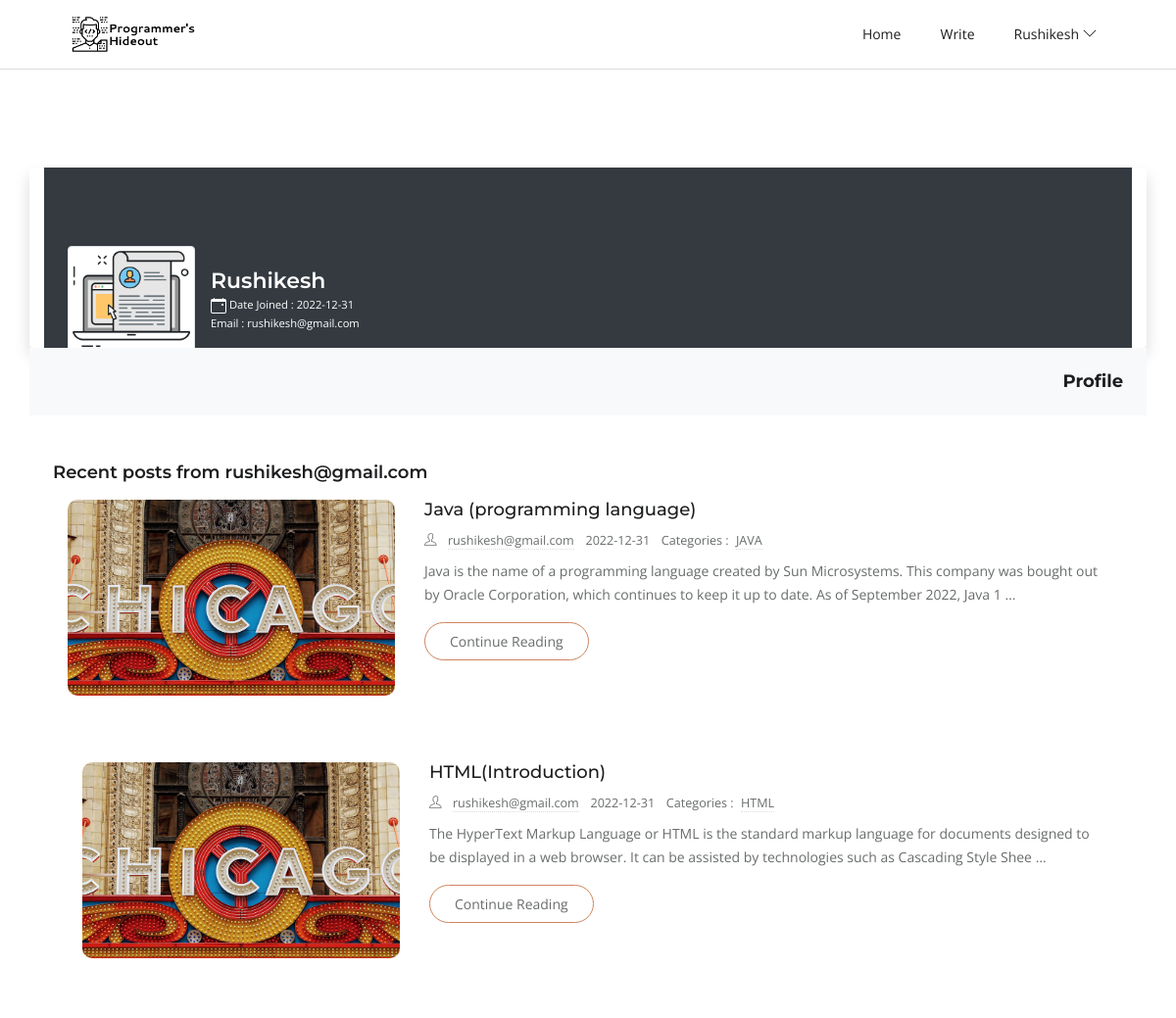
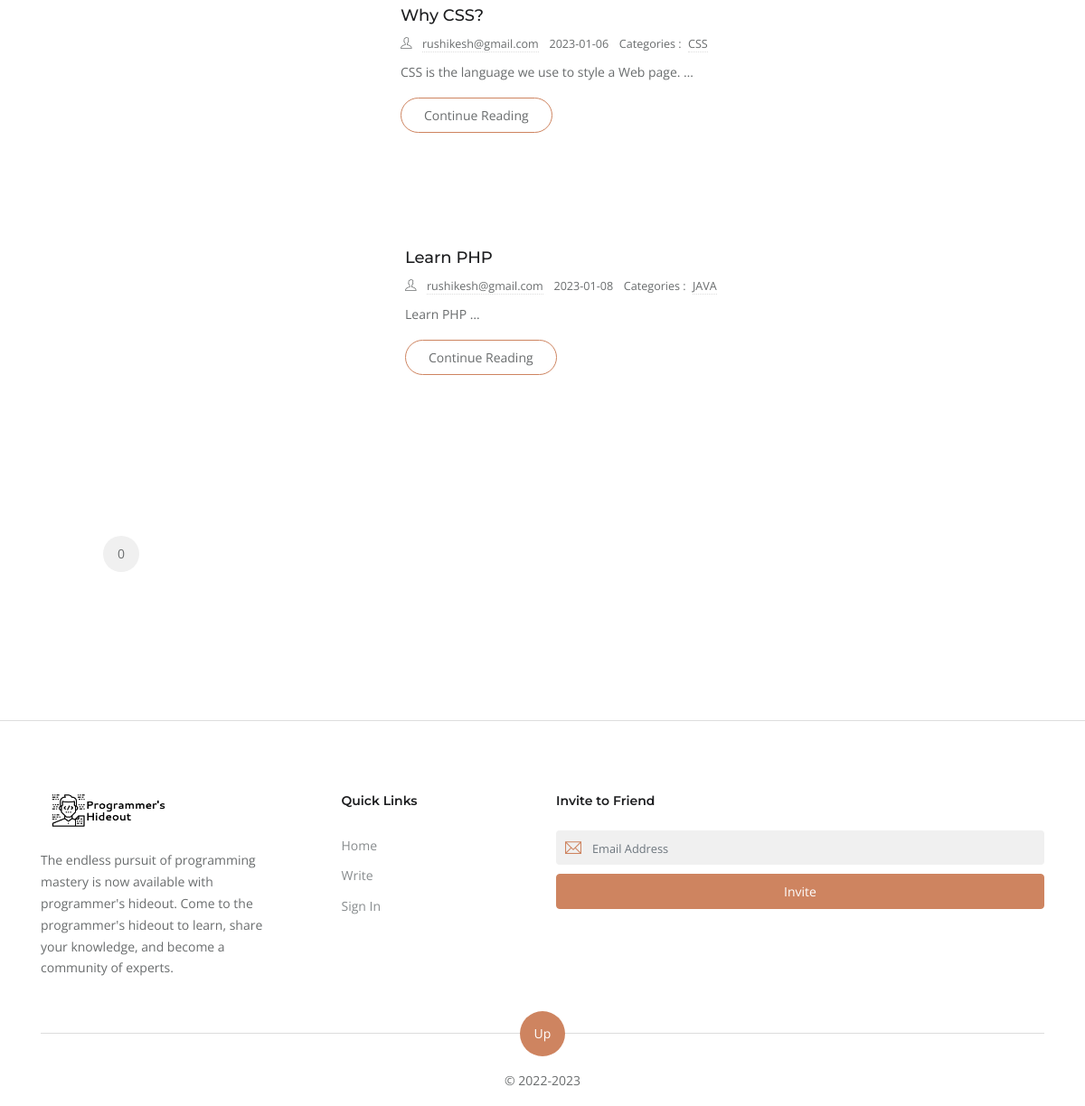
Page /profile.php?profile=rushikesh@gmail.com (signed in) on the committed database (2 pictures, top to bottom).
### tables this page shows
CREATE TABLE `User` (
  `id` int(11) NOT NULL,
  `name` varchar(225) NOT NULL,
  `email` varchar(255) NOT NULL,
  `password` varchar(255) NOT NULL,
  `profile` varchar(20) NOT NULL DEFAULT 'default.png',
  `joined` date NOT NULL DEFAULT current_timestamp(),
  `updated` datetime NOT NULL DEFAULT current_timestamp()
);

CREATE TABLE `blog_post` (
  `id` int(11) NOT NULL,
  `title` varchar(225) NOT NULL,
  `author` varchar(225) NOT NULL,
  `date` date NOT NULL,
  `categories` varchar(225) NOT NULL,
  `post_content` longtext NOT NULL,
  `post_content_card` varchar(225) NOT NULL,
  `postuid` varchar(225) NOT NULL
);

### profile.php (the view, shortened to what this page needs)
<?php
$pdo = require 'connection/connect.php';
$sql = "SELECT `name`, `email`, `profile`, `joined` FROM `User` WHERE email = '".$_GET['profile']."';";
$statement = $pdo->query($sql);
$profile = $statement->fetchAll(PDO::FETCH_ASSOC);
$start = 0;
    $per_page = 4;
    $page_counter = 0;
    $q = "SELECT * FROM `blog_post` where author = '".$_GET['profile']."' LIMIT $start, $per_page";
    $query = $pdo->prepare($q);
    $query->execute();
    if($query->rowCount() > 0){
        $postcontent = $query->fetchAll(PDO::FETCH_ASSOC);
    }
?>
<!DOCTYPE html>
<html lang="en-us">
<head>
    <link rel="stylesheet" href="plugins/bootstrap/bootstrap.min.css">
    <link rel="stylesheet" href="plugins/themify-icons/themify-icons.css">
    <link rel="stylesheet" href="plugins/slick/slick.css">
    <link rel="stylesheet" href="css/style.css">
</head>
<body>
    <header class="sticky-top bg-white border-bottom border-default">
        <div class="container">
            <nav class="navbar navbar-expand-lg navbar-white">
                <a class="navbar-brand" href="index.html">
                    <img class="img-fluid" width="150px" src="images/logo1.png" alt="LogBook">
                </a>
                <div class="collapse navbar-collapse text-center" id="navigation">
                    <ul class="navbar-nav ml-auto">
                        <li class="nav-item">
                            <a class="nav-link" href="postlist.php">Home</a>
                        </li>
                        <li class="nav-item">
                            <a class="nav-link" href="Write_A_Post.php">Write</a>
                        </li>
                        <li class="nav-item dropdown">
                            <a class="nav-link" href="#" role="button" data-toggle="dropdown" aria-haspopup="true" aria-expanded="false">
                                <?php if (!$_SESSION['id']) {
                                    echo 'Guest';
                                    echo '<i class="ti-angle-down ml-1"></i>
									</a>
									<div class="dropdown-menu">
										<a class="dropdown-item" href="logout.php">Sign In</a>
									</div>';
                                } else {
                                    echo ucfirst($_SESSION['name']);
                                    echo '<i class="ti-angle-down ml-1"></i>
									</a>
									<div class="dropdown-menu">
										<a class="dropdown-item" href="profile.php?profile='.$_SESSION['email'].'">Profile</a>
                                        <a class="dropdown-item" href="update.php">Update Password</a>
										<a class="dropdown-item" href="logout.php">Logout</a>
									</div>';
                                } ?>
                        </li>
                    </ul>
                </div>
            </nav>
        </div>
    </header>
    <section class="section">
        <?php
        foreach ($profile as $profileinfo) {
            echo '<div class="container bg-white shadow rounded overflow-hidden">
            <div class="px-4 pt-0 pb-4 bg-dark">
                <div class="media align-items-end profile-header">
                    <div class="profile mr-3"><img src="images/'.$profileinfo['profile'].'" alt="..." width="130" class="rounded mb-2 img-thumbnail"><a href="#" class="btn btn-dark btn-sm btn-block disabled">Follow</a></div>
                    <div class="media-body mb-5 text-white">
                        <h4 class="mt-0 mb-0 text-white">' . $profileinfo['name'] . '
                        </h4>
                        <p class="small mb-4 text-white"><svg xmlns="http://www.w3.org/2000/svg" width="16" height="16" fill="currentColor" class="bi bi-calendar-event" viewBox="0 0 16 16">
                                <path d="M11 6.5a.5.5 0 0 1 .5-.5h1a.5.5 0 0 1 .5.5v1a.5.5 0 0 1-.5.5h-1a.5.5 0 0 1-.5-.5v-1z" />
                                <path d="M3.5 0a.5.5 0 0 1 .5.5V1h8V.5a.5.5 0 0 1 1 0V1h1a2 2 0 0 1 2 2v11a2 2 0 0 1-2 2H2a2 2 0 0 1-2-2V3a2 2 0 0 1 2-2h1V.5a.5.5 0 0 1 .5-.5zM1 4v10a1 1 0 0 0 1 1h12a1 1 0 0 0 1-1V4H1z" />
                            </svg> Date Joined : '. $profileinfo['joined'].'</br>Email : ' . $profileinfo['email']. '</p>
                            </div>
                            </div>
                            </div></div>';
        }
        ?>
        <div class="container bg-light p-4 d-flex justify-content-end text-center">
            <ul class="list-inline mb-0">
                <li>
                    <h5 class="font-weight-bold mb-0 d-block">Profile</h5>
                </li>
            </ul>
        </div>
        <div class="container py-4 px-4">
            <div class="py-4">
                <h5 class="mb-3">Recent posts from <?php echo $_GET['profile'];?></h5>
                <?php
        if(!empty($postcontent)){
            foreach ($postcontent as $post) {
                echo '<div class="container">
                <div class="row">
                <div class="col-12  mb-5 mb-lg-0">
                <article class="row mb-5">
                <div class="col-md-4 mb-4 mb-md-0">
                <div class="post-slider slider-sm">
                <img loading="lazy" src="images/post/post-6.jpg" class="img-fluid" alt="post-thumb"
                    style="height:200px; object-fit: cover;">
                <img loading="lazy" src="images/post/post-1.jpg" class="img-fluid" alt="post-thumb"
                    style="height:200px; object-fit: cover;">
                <img loading="lazy" src="images/post/post-3.jpg" class="img-fluid" alt="post-thumb"
                    style="height:200px; object-fit: cover;">
                </div>
                </div>
                <div class="col-md-8">
                <h3 class="h5">
                <a class="post-title" href="post-elements.html">
                ' . $post['title'] . '</a></h3>
                <ul class="list-inline post-meta mb-2">
                <li class="list-inline-item">
                <i class="ti-user mr-2"></i>
                <a href="profile.php?profile=' . $post['author'] . '">' . $post['author'] . '</a>
                </li>
                <li class="list-inline-item">' . $post['date'] . '</li>
                <li class="list-inline-item">Categories : <a ';
                $hrefcat = $post['categories'];
                echo "href='categorieslist.php?categories=" . $hrefcat . "'";
                echo 'class="ml-1">' . $post['categories'] . ' </a>
                </li></ul><p>' . strip_tags($post['post_content_card']) . ' …</p>';
                $href = $post['postuid'];
                echo '<a ';
                echo "href='post.php?blog=" . $href . "'";
                echo 'class="btn btn-outline-primary">
                Continue Reading</a></div>
                </article>';
            }
        }else{
            echo '<div class="col-12">
            <div class="post-slider">
                <img loading="lazy" src="images/pngwing.com.png" class="img-fluid" alt="post-thumb">
            </div>
        </div>';
        }
                    ?>
                </div>
        </div>
            </div>
            <div class="container">
                <ul class="pagination">
                    <?php
                    if ($page_counter == 0) {
                        echo "<li class='page-item'><a class='page-link disabled' href='#'>0</a></li>";
                    }
                    ?>
                </ul>
            </div>
        </div>
        </div>
    </section>
    <footer class="section-sm pb-0 border-top border-default">
      <div class="container">
         <div class="row justify-content-between">
            <div class="col-md-3 mb-4">
               <a class="mb-4 d-block" href="index.html">
                  <img class="img-fluid" width="150px" src="images/logo1.png" alt="LogBook">
               </a>
               <p>The endless pursuit of programming mastery is now available with programmer's hideout. Come to the programmer's hideout to learn, share your knowledge, and become a community of experts.</p>
            </div>
            <div class="col-lg-2 col-md-3 col-6 mb-4">
               <h6 class="mb-4">Quick Links</h6>
               <ul class="list-unstyled footer-list">
               <li><a href="postlist.php">Home</a></li>
                  <li><a href="Write_A_Post.php">Write</a></li>
                  <li><a href="signin.php">Sign In</a></li>
               </ul>
            </div>
            <div class="col-md-6 mb-4">
               <h6 class="mb-4">Invite to Friend</h6>
               <form class="subscription" action="php/invite.php" method="post">
                  <div class="position-relative">
                     <i class="ti-email email-icon"></i>
                     <input type="email" class="form-control" placeholder="Email Address" name="frndemail">
                  </div>
                  <button class="btn btn-primary btn-block rounded" type="submit" name="submit">Invite</button>
               </form>
            </div>
         </div>
         <div class="scroll-top">
            <a href="javascript:void(0);" id="scrollTop">Up</a>
         </div>
         <div class="text-center">
            <p class="content">&copy; 2022-<?php echo date("Y"); ?></p>
         </div>
      </div>
   </footer>
</body>
</html>

### css/style.css (style rules this page uses)
body { line-height: 1.7; font-family: "Open Sans", sans-serif; -webkit-font-smoothing: antialiased; color: #696c6d; font-size: 14px; }
p, .paragraph { font-weight: 400; color: #696c6d; font-size: 14px; line-height: 1.7; font-family: "Open Sans", sans-serif; }
h1, h2, h3, h4, h5, h6 { color: #1c1d1f; font-family: "Montserrat", sans-serif; font-weight: 600; line-height: 1.2; }
h3, .h3 { font-size: 28px; }
h4, .h4 { font-size: 22px; }
h5, .h5 { font-size: 18px; }
h6, .h6 { font-size: 14px; }
.btn { font-size: 14px; font-family: "Open Sans", sans-serif; text-transform: capitalize; padding: 8px 25px; border-radius: 50px; border: 1px solid; position: relative; z-index: 1; transition: 0.2s ease; }
.btn-primary { background: #ce8460; color: #fff; border-color: #ce8460; }
.btn-outline-primary { background: transparent; color: #696c6d; border-color: #ce8460; }
body { background-color: #fff; overflow-x: hidden; }
img { vertical-align: middle; border: 0; }
a, a:hover, a:focus { text-decoration: none; }
a, button, select { cursor: pointer; transition: 0.2s ease; }
.slick-slide { outline: 0; }
.section { padding-top: 100px; padding-bottom: 100px; }
.section-sm { padding-top: 80px; padding-bottom: 80px; }
.overflow-hidden { overflow: hidden; }
.rounded-lg, .post-slider { border-radius: 10px !important; }
.border-default { border-color: #ddd !important; }
.form-control::placeholder { font-size: 80%; }
.nav-item { margin: 0; }
.nav-item .nav-link { text-transform: capitalize; }
.navbar-white .navbar-nav .nav-link { color: #1c1d1f; }
.navbar-expand-lg .navbar-nav .nav-link { padding: 15px 20px; }
.post-title { color: #1c1d1f; }
.post-meta li { margin-right: 10px; font-size: 90%; }
.post-meta a { color: #696c6d; border-bottom: 1px dotted #ddd; }
.post-slider { overflow: hidden; margin-bottom: 20px; }
.post-slider img { border-radius: inherit; }
.pagination { margin-top: 50px; }
.pagination .page-item .page-link { display: inline-block; width: 40px; height: 40px; line-height: 40px; border-radius: 50%; background: #f0f0f0; text-align: center; padding: 0; margin-right: 10px; border: 0; color: #696c6d; }
.pagination .page-item:first-child .page-link, .pagination .page-item:last-child .page-link { border-radius: 50%; }
.footer-list a { display: block; color: #888c8e; padding: 5px 0; }
.subscription .form-control { background-color: #f0f0f0; border: 0; margin-bottom: 10px; padding-left: 40px; }
.subscription .email-icon { position: absolute; left: 10px; top: 10px; font-size: 18px; color: #ce8460; }
.scroll-top { border-top: 1px solid #ddd; position: relative; margin: 20px 0 40px; }
.scroll-top a { position: absolute; top: 50%; left: 50%; transform: translate(-50%, -50%); height: 50px; width: 50px; border-radius: 50%; background-color: #ce8460; color: #fff; text-align: center; line-height: 50px; display: block; }

### profile.php (style rules this page uses)
.profile-header { transform: translateY(5rem); }

### rows in the picture
user: profile (placeholder picture), name "Rushikesh", joined "2022-12-31", email "rushikesh@gmail.com"
blog_post: title "Java (programming language)", author "rushikesh@gmail.com", date "2022-12-31", categories "JAVA", post_content_card "Java is the name of a programming language created by Sun Microsystems. This company was bought out by Oracle Corporation, which continues to keep it up to date. As of September 2022, Java 1"
blog_post: title "HTML(Introduction)", author "rushikesh@gmail.com", date "2022-12-31", categories "HTML", post_content_card "The HyperText Markup Language or HTML is the standard markup language for documents designed to be displayed in a web browser. It can be assisted by technologies such as Cascading Style Shee"
blog_post: title "Why CSS?", author "rushikesh@gmail.com", date "2023-01-06", categories "CSS", post_content_card "CSS is the language we use to style a Web page."
blog_post: title "Learn PHP", author "rushikesh@gmail.com", date "2023-01-08", categories "JAVA", post_content_card "Learn PHP"

### other values in the picture
$_SESSION['name'] "Rushikesh"
$_GET['profile'] "rushikesh@gmail.com"
